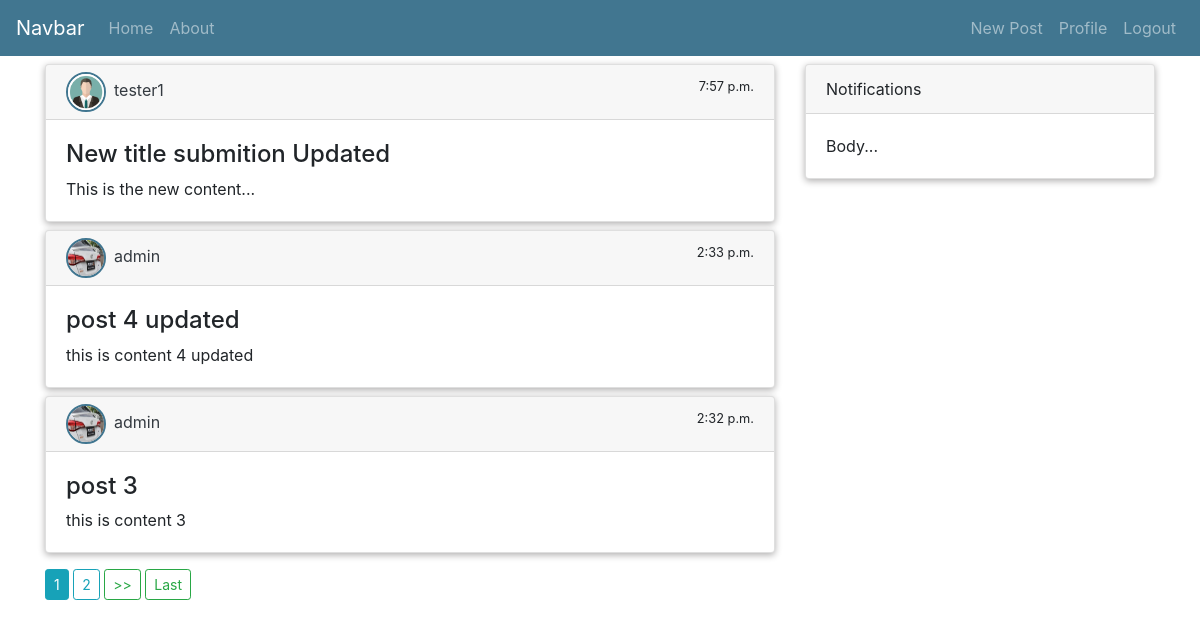
Screenshot of / (signed in) with the database file from the repository.
### blog/models.py (models this page shows, shortened)
class Post(models.Model):
    title = models.CharField(max_length=225)
    content = models.TextField()
    date_posted = models.TimeField(auto_now_add=True)
    author = models.ForeignKey(User, on_delete=models.CASCADE)

### user/models.py (models this page shows, shortened)
class Profile(models.Model):
    user = models.OneToOneField(User, on_delete=models.CASCADE)
    profile_image = models.ImageField(upload_to='profile_pic', default='default_profile.jpg')

### blog/views.py (the view)
# urls.py: path('', PostListView.as_view(), name='blog_home'),
class PostListView(LoginRequiredMixin, ListView):
    model = Post
    template_name = 'blog/home.html'
    context_object_name = 'posts'
    ordering = ['-date_posted']
    paginate_by = 3

### blog/templates/blog/home.html (shortened to what this page needs)
{% extends 'blog/base.html' %}
{% load static %}
{% block content %}
    <div class="row">
        <div class="col-md-8">
            {% for post in posts %}
                <div class="drop-shadow card mt-2">
                    <div class="card-header">
                        <a style="text-decoration: none;" class="text-dark" href="{% url 'blog_user_posts' post.author.username %}">
                            <img class="rounded-img mr-2" src="{{post.author.profile.profile_image.url}}"/>{{post.author}}
                        </a>
                        <small class="float-right">{{post.date_posted}}</small>
                    </div>
                    <div class="card-body">
                        <h4>{{post.title}}</h4>{{post.content}}
                    </div>
                </div>
            {% endfor %}
            <div class="mt-3">
                {% if is_paginated %}
                    {% for num in page_obj.paginator.page_range %}
                        {% if page_obj.number == num %}
                            <a href="?page={{num}}" class="btn btn-info btn-sm">{{num}}</a>
                        {% elif num > page_obj.number|add:'-2' and num < page_obj.number|add:'2' %}
                            <a href="?page={{num}}" class="btn btn-outline-info btn-sm">{{num}}</a>
                        {% endif %}
                    {% endfor %}
                    {% if page_obj.has_next %}
                        <a href="?page={{page_obj.next_page_number}}" class="btn btn-outline-success btn-sm">>></a>
                        <a href="?page={{page_obj.paginator.num_pages}}" class="btn btn-outline-success btn-sm">Last</a>
                    {% endif %}
                {% endif %}
            </div>
        </div>
        <div class="col-md-4">
            <div class="drop-shadow card mt-2">
                <div class="card-header">
                    Notifications
                </div>
                <div class="card-body">
                    Body...
                </div>
            </div>
        </div>
    </div>
{% endblock content %}

### static/css/main.css (style rules this page uses)
.drop-shadow { box-shadow: 0px 2px 7px #afaeae; z-index:999; }
.rounded-img { border: 2px solid #417690; margin-top: -5px; margin-bottom: -5px; border-radius: 50%; width: 40px; height: 40px; }

### static/css/user/user.css (style rules this page uses)
body { background-color: #f3f3f3; margin: 0; font-family: -apple-system, BlinkMacSystemFont, "Segoe UI", Roboto, "Helvetica Neue", Arial, "Noto Sans", sans-serif, "Apple Color Emoji", "Segoe UI Emoji", "Segoe UI Symbol", "Noto Color Emoji"; font-size: 1rem; font-weight: 400; line-height: 1.5; color: #000; }
.card { position: relative; display: flex; flex-direction: column; min-width: 0; word-wrap: break-word; background-color: #fff; background-clip: border-box; border: 1px solid #e7eaed; border-radius: 0; }

### rows the page displays
Post: author.profile.profile_image (placeholder picture), author "tester1", date_posted "7:57 p.m.", title "New title submition Updated", content "This is the new content..."
Post: author.profile.profile_image (picture), author "admin", date_posted "2:33 p.m.", title "post 4 updated", content "this is content 4 updated"
Post: author.profile.profile_image (picture), author "admin", date_posted "2:32 p.m.", title "post 3", content "this is content 3"

### other values shown
{{ num }} "1"
{{ num }} "2"
